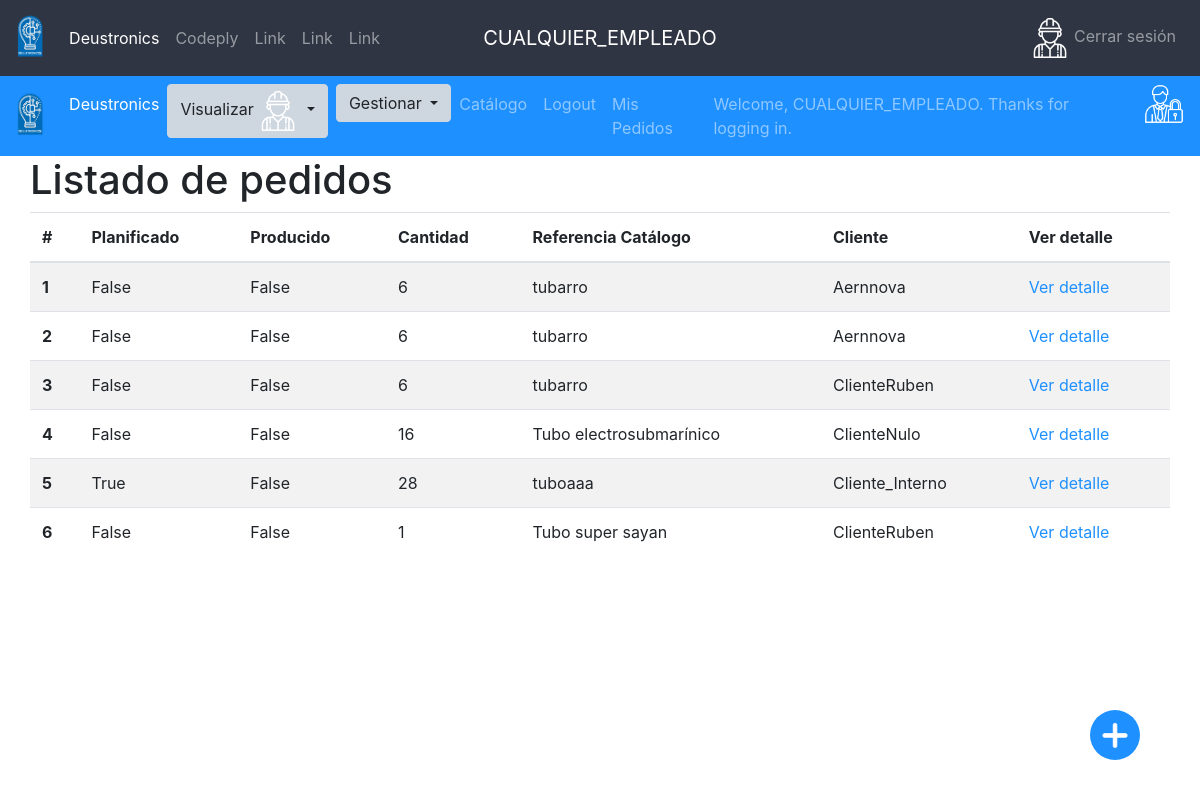
Page /pedidos/ (signed in) on the committed database.
### app/models.py (models this page shows, shortened)
class Pedido(models.Model):
    planificado = models.BooleanField()
    producido = models.BooleanField()
    cantidad = models.IntegerField()
    catalogo = models.ForeignKey(
        Catalogo, on_delete=models.SET_NULL, null=True)
    cliente = models.ForeignKey(Cliente, on_delete=models.SET_NULL, null=True)
    importe=models.FloatField()

class Catalogo(models.Model):
    descripcion = models.CharField(max_length=250)
    nombre = models.CharField(max_length=100, default="NombreDefault")
    precio = models.FloatField(default = 0.0)
    def __str__(self):
       return self.nombre

class Cliente(models.Model):
    nombre = models.CharField(max_length=100)
    usuario = models.ForeignKey(User, on_delete=models.CASCADE,unique=True)
    def __str__(self):
       return self.nombre

### app/views.py (the view)
# urls.py: path('pedidos/', login_required(views.PedidoListView.as_view()), name='pedido_lista'),
class PedidoListView(View):
    def get(self, request, *args, **kwargs):
        context = {
            'pedidos': Pedido.objects.all(),
            'urlBotonFlotante':reverse('pedido_create_manual')
        }
        return render(request, "pedido_lista.html", context)

### app/templatetags/sesion_tags.py (called while the page is built)
@register.filter(name='has_group')
def has_group(user, group_name):
    return user.groups.filter(name=group_name).exists()

### app/templates/pedido_lista.html
{%extends 'base.html'%} {% block content%}
<h1>
  Listado de pedidos
</h1>
<table class="table table-striped">
  <thead>
    <tr>
      <th scope="col">#</th>
      <th scope="col">Planificado</th>
      <th scope="col">Producido</th>
      <th scope="col">Cantidad</th>
      <th scope="col">Referencia Catálogo</th>
      <th scope="col">Cliente</th>
      <th scope="col">Ver detalle</th>
    </tr>
  </thead>
  <tbody>
    {%for pedido in pedidos%}
    <tr>
      <th scope="row">{{pedido.id}}</th>
      <td>{{pedido.planificado}}</td>
      <td>{{pedido.producido}}</td>
      <td>{{pedido.cantidad}}</td>
      <td>{{pedido.catalogo}}</td>
      <td>{{pedido.cliente}}</td>
      <td><a href="{%url 'pedido_detalle' pedido.id %}"> Ver detalle</a></td>
    </tr>
    {%endfor%}
  </tbody>
</table>
{%endblock%}

### app/templates/base.html (shortened to what this page needs)
{%load static %}
{% load sesion_tags  %}
<!DOCTYPE html>
<html lang="en">
<head>
  <link rel="stylesheet" href="{% static 'main.css'%}" />
</head>
<body>
  {% block nav%}
  <nav class="navbar navbar-expand-md navbar-dark bg-dark" style="z-index:99">
    <div class="navbar-collapse collapse w-100 order-1 order-md-0 dual-collapse2">
      <a class="navbar-brand" href="{%url 'index' %}"><img src="{% static 'Desuto5.png' %}" alt="" id="logo" /></a>
        <ul class="navbar-nav mr-auto">
            <li class="nav-item active">
                <a class="nav-link" href="#">Deustronics</a>
            </li>
            <li class="nav-item">
                <a class="nav-link" href="//codeply.com">Codeply</a>
            </li>
            <li class="nav-item">
                <a class="nav-link" href="#">Link</a>
            </li>
            <li class="nav-item">
                <a class="nav-link" href="#">Link</a>
            </li>
            <li class="nav-item">
                <a class="nav-link" href="#">Link</a>
            </li>
        </ul>
    </div>
    <div class="mx-auto order-0">
        <a class="navbar-brand mx-auto" href="#">{{user.get_username}}</a>
    </div>
    <div class="navbar-collapse collapse w-100 order-3 dual-collapse2">
        <ul class="navbar-nav ml-auto">
            <li class="nav-item">
              <a class="nav-link" href="#"></a>
            </li>
            <li class="nav-item">
                <a class="nav-link" href="{%url 'logout' %}"><img class="user-type-icon"  src="{%static 'icons/Operario.png'%}" alt=""><span> Cerrar sesión </span></a>
            </li>
        </ul>
    </div>
</nav>
  <nav class="navbar navbar-expand-lg navbar-dark bg-primary">
    <a class="navbar-brand" href="{%url 'index' %}"><img src="{% static 'Desuto5.png' %}" alt="" id="logo" /></a>
    <div class="collapse navbar-collapse" id="navbarNavAltMarkup">
      <div class="navbar-nav">
        <a class="nav-item nav-link active" href="{%url 'index' %}">Deustronics </a>
        <div class="btn-group">
          <div class="dropdown mr-2">
            <button class="btn btn-secondary dropdown-toggle" type="button" id="dropdownMenuButton"
              data-toggle="dropdown" aria-haspopup="true" aria-expanded="false">
              Visualizar <img class="user-type-icon"  src="{%static 'icons/Operario.png'%}" alt="">
            </button>
          </div>
          <div class="dropdown dropdown-dark">
            <button class="btn btn-secondary dropdown-toggle" type="button" id="dropdownMenuButton"
              data-toggle="dropdown" aria-haspopup="true" aria-expanded="false">
              Gestionar
            </button>
          </div>
        </div>
        <a class="nav-item nav-link" href="{%url 'catalogo_lista' %}">Catálogo</a>
        <a class="nav-item nav-link" href="{%url 'logout' %}">Logout</a>
        <a class="nav-item nav-link" href="{%url 'mis_pedidos' %}">Mis Pedidos</a>
        {% if user.is_authenticated %}
        <span class="nav-item nav-link ml-auto">Welcome, {{ user.get_username }}. Thanks for logging in.</span>
        {% else %}
        <span class="nav-item nav-link ml-auto">Welcome, new user. Please log in.</span>
        {% endif %}
        {% if request.user|has_group:"EMPLEADO" %}
          <span class="nav-item nav-link ml-auto"><img class="user-type-icon"  src="{%static 'icons/Operario.png'%}" alt=""></span>
        {% elif request.user|has_group:"CLIENTE" %}
        <span class="nav-item nav-link ml-auto"> <img class="user-type-icon"  src="{%static 'icons/Cliente.png'%}" alt=""></span>
        {% elif request.user|has_group:"RESPONSABLE" %}
        <span class="nav-item nav-link ml-auto"></span>  <img  class="user-type-icon" src="{%static 'icons/Responsable.png'%}" alt=""></span>
        {%else%}
        <span class="nav-item nav-link ml-auto"></span>  <img  class="user-type-icon" src="{%static 'icons/Admin.png'%}" alt=""></span>
        {%endif%}
      </div>
  </nav>
  {%endblock%}
  <div class="container fill">
    <div class="row">
      {%block content %} {%endblock%}
    </div>
  </div>
  {%if urlBotonFlotante%}
  <a id="botonFlotante" href="{{urlBotonFlotante}}">
    <div class="botonFlotantePadre">
      <span class="botonFlotanteHijo">
        <img id="iconoAñadir" src="{% static 'icons/ArturMas.png' %}" alt="Añadir">
      </span>
    </div>
  </a>
  {%endif%}
</body>
</html>

### rows in the picture
Pedido: id "1", planificado "False", producido "False", cantidad "6", catalogo "tubarro", cliente "Aernnova"
Pedido: id "2", planificado "False", producido "False", cantidad "6", catalogo "tubarro", cliente "Aernnova"
Pedido: id "3", planificado "False", producido "False", cantidad "6", catalogo "tubarro", cliente "ClienteRuben"
Pedido: id "4", planificado "False", producido "False", cantidad "16", catalogo "Tubo electrosubmarínico", cliente "ClienteNulo"
Pedido: id "5", planificado "True", producido "False", cantidad "28", catalogo "tuboaaa", cliente "Cliente_Interno"
Pedido: id "6", planificado "False", producido "False", cantidad "1", catalogo "Tubo super sayan", cliente "ClienteRuben"

### other values in the picture
{{ user.get_username }} "CUALQUIER_EMPLEADO"
